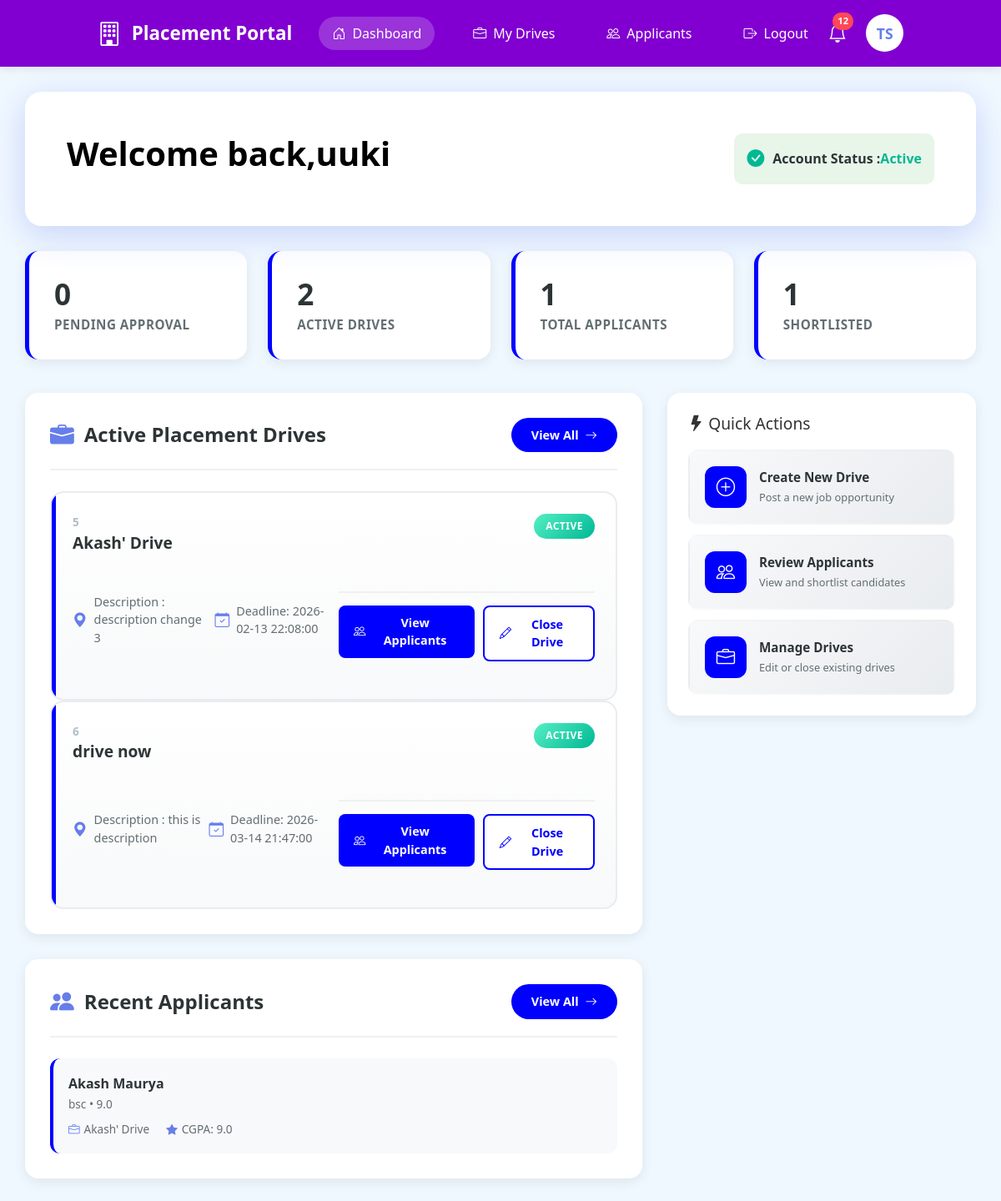
/company (signed in), run on the app's committed database.
### portal/models.py (models this page shows)
class Company(db.Model,UserMixin):
    __tablename__ = 'companies'
    id = db.Column(db.Integer , primary_key = True)
    user_id = db.Column(db.Integer,db.ForeignKey('users.id'),nullable = False)
    company_name = db.Column(db.String(100) , unique = True, nullable = False)
    hr_contact = db.Column(db.String(20) , unique = True)
    website = db.Column(db.String(200))
    approval_status = db.Column(db.String(20) , default = 'APPROVED') #APPROVED , PENDING , REJECTED
    is_blacklisted = db.Column(db.Boolean , default = False)

class Drive(db.Model,UserMixin):
    __tablename__ = 'placement_drives'
    id = db.Column(db.Integer , primary_key = True)
    company_id = db.Column(db.Integer,db.ForeignKey('companies.id') , nullable = False)
    job_title = db.Column(db.String(100), nullable = False)
    description = db.Column(db.String(200), nullable = False)
    eligibility = db.Column(db.String(100), nullable = False)
    deadline = db.Column(db.DateTime, nullable = False)
    status = db.Column(db.String(20), nullable = False,default ='APPROVED') #APPROVED,PENDING,CLOSED
    company = db.relationship('Company' , backref = 'companies')

class Application(db.Model,UserMixin):
    __tablename__ = 'applications'
    id = db.Column(db.Integer , primary_key = True)
    student_id = db.Column(db.Integer,db.ForeignKey('students.id'), nullable = False)
    drive_id = db.Column(db.Integer,db.ForeignKey('placement_drives.id') , nullable = False)
    applied_at = db.Column(db.DateTime,default = datetime.utcnow)
    status = db.Column(db.String(30), nullable = False,default = 'PENDING')#PENDING , SHORTLISTED,SELECTED , REJECTED
    drive = db.relationship('Drive', backref='applications')
    student = db.relationship('Student' , backref = 'students')
    __table_args__ = (
    db.UniqueConstraint('student_id', 'drive_id', name='unique_student_drive'),
)

class Student(db.Model,UserMixin):
    __tablename__ = 'students'
    id = db.Column(db.Integer , primary_key = True)
    user_id = db.Column(db.Integer,db.ForeignKey('users.id') , nullable = False)
    name = db.Column(db.String(50),nullable = False)
    branch = db.Column(db.String(30) )
    cgpa = db.Column(db.Float ,nullable = False)
    resume_path = db.Column(db.String(200),nullable= False)
    is_blacklisted = db.Column(db.Boolean , default = False)

### app.py (the view)
@app.route("/company")
@login_required
def company():
    company = Company.query.filter_by(user_id=current_user.id).first_or_404()
    d_p = Drive.query.filter_by(company_id = current_user.id , status = "PENDING").all()
    drive = Drive.query.filter_by(company_id = company.id).all()
    applications = db.session.query(Application).join(Drive).filter(
    Drive.company_id == company.id
).all()
    students = db.session.query(Student).join(Application).filter(
        Application.student_id == Student.id
    ).all()
    t_shortlist = db.session.query(Application).join(Drive).filter(
    Drive.company_id == company.id , Application.status == 'SHORTLISTED'
).all()
    a_d = Drive.query.filter_by(company_id = company.id , status = "APPROVED").all()
    return render_template('company/company.html',c = company ,
                           d_p = len(d_p), drives = drive , a_d = len(a_d),
                           t_a = len(applications),
                           t_s = len(t_shortlist),
                           applications = applications)

### app.py (called while the page is built)
@login_manager.user_loader
def load_user(user_id):
    return User.query.get(int(user_id))

### templates/company/company.html (shortened to what this page needs)
{% extends "company/company_base.html" %}
{% block content %}
<div class="main-co">
    <div class="banner">
        <div class="wel-con">
            <div class="wel-text">
                <h1>Welcome back,{{c.company_name}}</h1>
            </div>
            <div
                style="display: flex; justify-content: space-between; align-items: center; padding: 15px; background: #e8f5e9; border-radius: 10px;">
                <div style="display: flex; align-items: center; gap: 10px;">
                    {% if c.approval_status == "APPROVED" %}
                    <i class="bi bi-check-circle-fill" style="color: #00b894; font-size: 1.3rem;"></i>
                    {% else %}
                    <i class="bi bi-check-circle-fill" style="color: #f54607; font-size: 1.3rem;"></i>
                    {% endif %}
                    <span style="font-weight: 600; color: #2d3436;">Account Status : </span>
                </div>
                {% if c.approval_status == "APPROVED" %}
                <span style="color: #00b894; font-weight: 700;"> Active</span>
                {% else %}
                <span style="color: #b81500; font-weight: 700;"> Blocked</span>
                {% endif %}
            </div>
        </div>
    </div>
    <div class="stats">
        <div class="stat">
            <div class="stat-i">
                <h3>{{d_p}} </h3>
                <p>Pending Approval</p>
            </div>
        </div>
        <div class="stat ">
            <div class="stat-i">
                <h3>{{a_d}}</h3>
                <p>Active Drives</p>
            </div>
        </div>
        <div class="stat ">
            <div class="stat-i">
                <h3>{{t_a}}</h3>
                <p>Total Applicants</p>
            </div>
        </div>
        <div class="stat">
            <div class="stat-i">
                <h3>{{t_s}}</h3>
                <p>Shortlisted</p>
            </div>
        </div>
    </div>
    <div class="content-g">
        <div>
            <div class="sec-card">
                <div class="sec-header">
                    <h2>
                        <i class="bi bi-briefcase-fill icon"></i>
                        Active Placement Drives
                    </h2>
                    <a href="{{url_for('company_drive')}}" class="view-all-btn">
                        View All <i class="bi bi-arrow-right"></i>
                    </a>
                </div>
                {% for drive in drives %}
                <div class="drives">
                    <div class="drive">
                        <div class="drive-h">
                            <div>
                                <div class="drive-id">{{drive.id}}</div>
                                <div class="drive-t">{{drive.job_title}} </div>
                            </div>
                            {% if drive.status == 'APPROVED' %}
                            <span class="drive-s status-active">Active</span>
                            {% else %}
                            <span class="drive-s status-pending">Pending Approval</span>
                            {% endif%}
                        </div>
                        <div class="drive-m">
                            <div class="meta-i">
                                <i class="bi bi-geo-alt-fill"></i>
                                <span>Description : {{drive.description}} </span>
                                <div class="meta-i">
                                    <i class="bi bi-calendar-check"></i>
                                    <span>Deadline: {{drive.deadline}}</span>
                                </div>
                            </div>
                            <div class="drive-actions">
                                <a href="{{url_for('company_app')}}">
                                    <button class="btn-action btn-view">
                                        <i class="bi bi-people"></i>
                                        View Applicants
                                    </button>
                                </a>
                                <a href="{{url_for('close_drive', drive_id = drive.id)}}">
                                    <button class="btn-action btn-edit">
                                        <i class="bi bi-pencil"></i>
                                        Close Drive
                                    </button>
                                </a>
                            </div>
                        </div>
                    </div>
                </div>
                {% endfor %}
            </div>
            <div class="sec-card">
                <div class="sec-header">
                    <h2>
                        <i class="bi bi-people-fill icon"></i>
                        Recent Applicants
                    </h2>
                    <a href="{{url_for('company_app')}}" class="view-all-btn">
                        View All <i class="bi bi-arrow-right"></i>
                    </a>
                </div>
                <div class="app-list">
                    {% for app in applications %}
                    <div class="app-card">
                        <div class="app-h">
                            <div class="app-i">
                                <div class="app-n">{{app.student.name}} </div>
                                <div class="app-d">{{app.student.branch}} • {{app.student.cgpa}} </div>
                            </div>
                        </div>
                        <div class="app-m">
                            <div class="app-m-i">
                                <i class="bi bi-briefcase"></i>
                                <span><span>{{app.drive.job_title}} </span></span>
                            </div>
                            <div class="app-m-i">
                                <i class="bi bi-star-fill"></i>
                                <span>CGPA: {{app.student.cgpa}} </span>
                            </div>
                        </div>
                        {% endfor %}
                    </div>
                </div>
            </div>
        </div>
        <div>
            <div class="quick-actions-panel">
                <div class="section-header" style="border: none; padding-bottom: 0; margin-bottom: 20px;">
                    <h2 style="font-size: 1.2rem;">
                        <i class="bi bi-lightning-fill icon"></i>
                        Quick Actions
                    </h2>
                </div>
                <div class="quick-actions-grid">
                    <a href="{{url_for('company_create_drive',company_id = c.id)}}">
                        <div class="action-item">
                            <div class="action-icon">
                                <i class="bi bi-plus-circle"></i>
                            </div>
                            <div class="action-text">
                                <div class="action-title">Create New Drive</div>
                                <div class="action-desc">Post a new job opportunity</div>
                            </div>
                        </div>
                    </a>
                    <a href="{{url_for('company_app')}}">
                        <div class="action-item">
                            <div class="action-icon">
                                <i class="bi bi-people"></i>
                            </div>
                            <div class="action-text">
                                <div class="action-title">Review Applicants</div>
                                <div class="action-desc">View and shortlist candidates</div>
                            </div>
                        </div>
                    </a>
                    <a href="{{url_for('company_drive')}}">
                        <div class="action-item">
                            <div class="action-icon">
                                <i class="bi bi-briefcase"></i>
                            </div>
                            <div class="action-text">
                                <div class="action-title">Manage Drives</div>
                                <div class="action-desc">Edit or close existing drives</div>
                            </div>
                        </div>
                    </a>
                </div>
            </div>
        </div>
    </div>
</div>
{% endblock %}

### templates/company/company.html (style rules this page uses)
a { text-decoration: none; }

### data on the page
Company: company_name "uuki"
Drive: id "5", job_title "Akash' Drive", status "ACTIVE", description "description change 3", deadline "2026-02-13 22:08:00"
Drive: id "6", job_title "drive now", status "ACTIVE", description "this is description", deadline "2026-03-14 21:47:00"
Application: student.name "Akash Maurya", student.branch "bsc", student.cgpa "9.0", drive.job_title "Akash' Drive"

### other printed values
{{ d_p }} "0"
{{ a_d }} "2"
{{ t_a }} "1"
{{ t_s }} "1"
